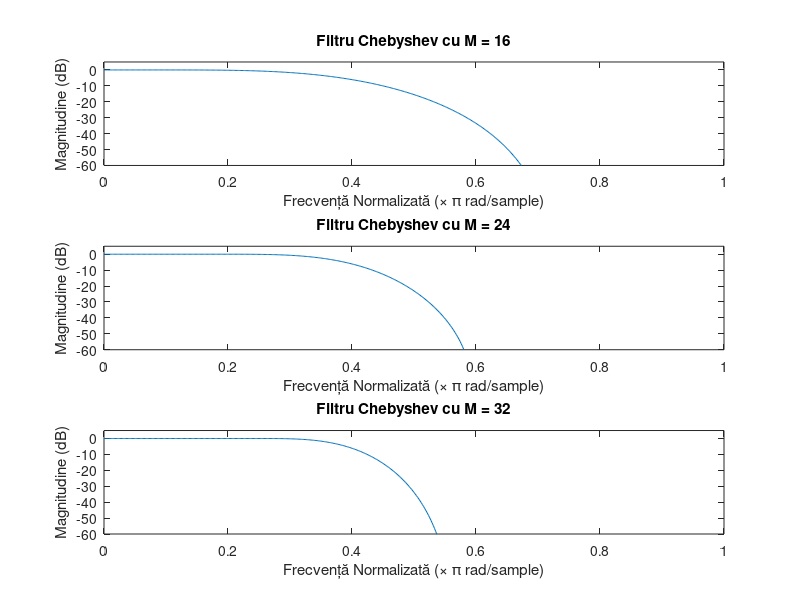

This figure's MATLAB source: (Note: this script raises an error after producing the figure.)
clc;
clear;
close all;

wc = 0.4*pi; % Pulsatia de taiere

M_values = [16, 24, 32];
figure;

for i = 1:length(M_values)
    M = M_values(i);
    b = fir1(M-1, wc/pi, chebwin(M, 60));
    [h, w] = freqz(b, 1);
    
    subplot(3, 1, i);
    plot(w/pi, 20*log10(abs(h)));
    title(['Filtru Chebyshev cu M = ' num2str(M)]);
    xlabel('Frecvență Normalizată (\times \pi rad/sample)');
    ylabel('Magnitudine (dB)');
    xlim([0, 1]);
    ylim([-60, 5]);
end

sgtitle('Evoluția Caracteristicilor de Frecvență ale Filtrului Chebyshev');

% Cu creșterea ordinului (M), lobul principal devine mai îngust.
% Acest lucru înseamnă că banda de trecere devine mai îngustă 
% și se obține o atenuare mai abruptă în banda de oprire.

% Pe măsură ce M crește, perturbațiile în banda de trecere 
% devin mai accentuate. De obicei, perturbațiile sunt mai
% pronunțate în jurul frecvenței de tăiere.

% De asemenea, pe măsură ce M crește, timpul de tranziție 
% se reduce, deoarece lobul principal devine mai îngust.
% Acest lucru poate fi benefic în unele aplicații care necesită 
% o tranziție rapidă între banda de trecere și banda de oprire
